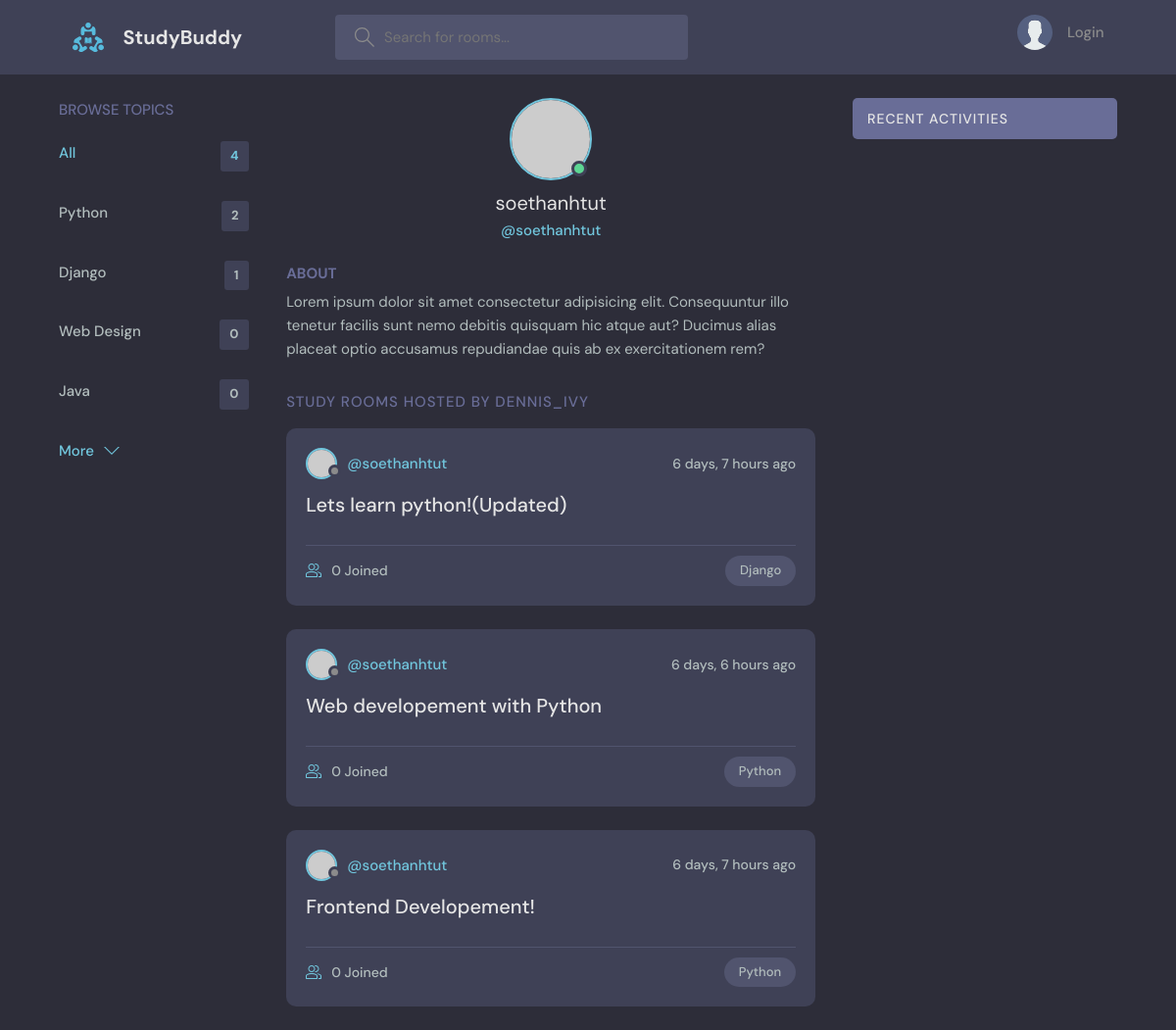
The app's page /profile/1/, older data.
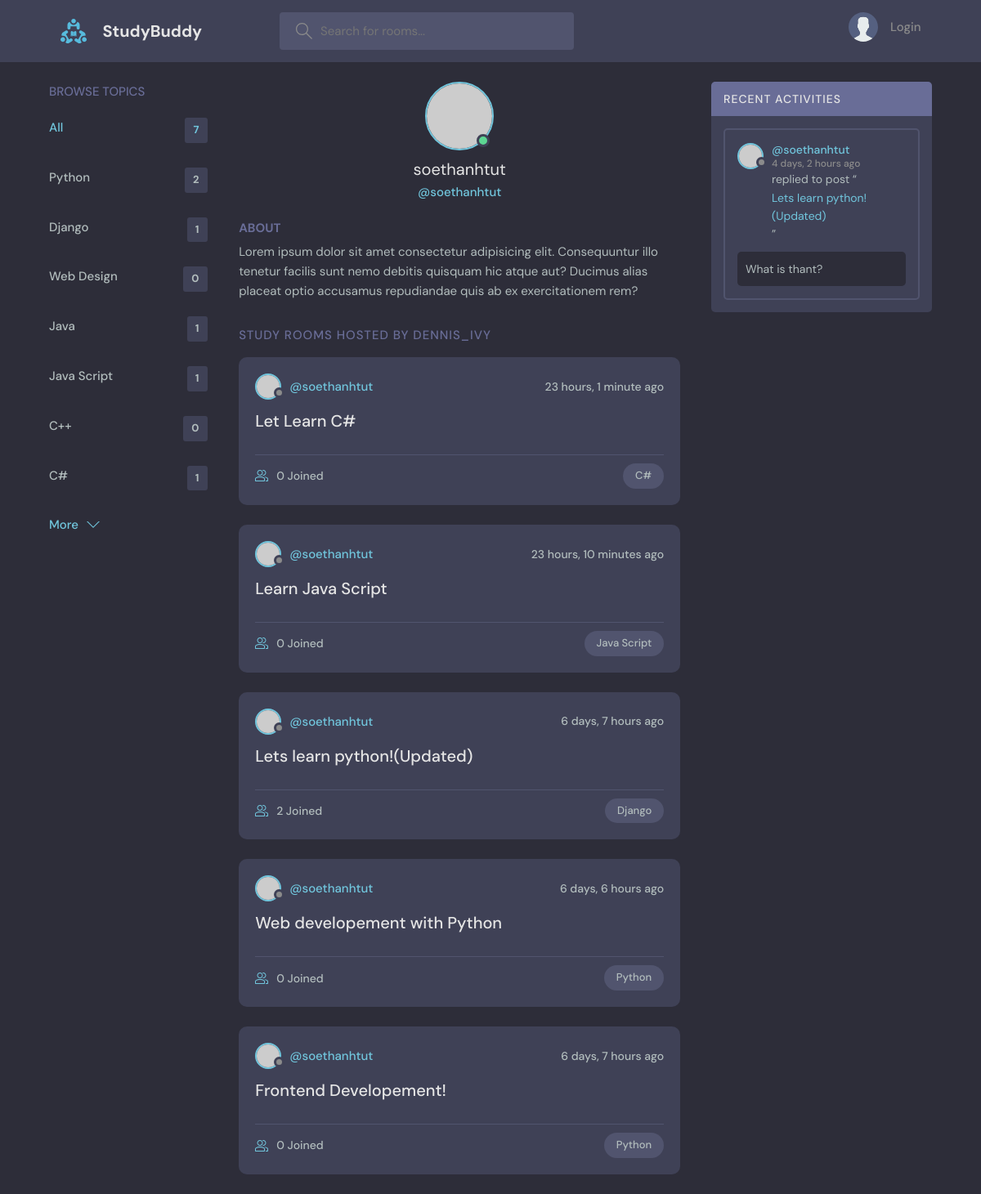
The same page, newer data.
### base/models.py (models this page shows, shortened)
class Topic(models.Model):
    name=models.CharField(max_length=200)

class Room(models.Model):
    host=models.ForeignKey(User,on_delete=models.SET_NULL,null=True)
    topic=models.ForeignKey(Topic,on_delete=models.SET_NULL,null=True)
    name=models.CharField(max_length=200)
    description=models.TextField(null=True,blank=True)
    participants=models.ManyToManyField(User,related_name='participants',blank=True)
    updated=models.DateTimeField(auto_now=True)
    created=models.DateTimeField(auto_now_add=True)
    class Meta:
        ordering=['-updated','-created']
    def __str__(self):
        return self.name

class Message(models.Model):
    user=models.ForeignKey(User,on_delete=models.CASCADE)
    room=models.ForeignKey(Room,on_delete=models.CASCADE)
    body=models.TextField()
    updated=models.DateTimeField(auto_now=True)
    created=models.DateTimeField(auto_now_add=True)
    class Meta:
        ordering=['-updated','-created']

### base/views.py (the view)
# urls.py: path('profile/<int:pk>/',views.user_profile,name='profile'),
def user_profile(request,pk):
    user=User.objects.get(id=pk)
    rooms=user.room_set.all()
    room_message=user.message_set.all()
    topic=Topic.objects.all()
    context={'user':user,'rooms':rooms,'messages':room_message,'topics':topic}
    return render(request,'base/profile.html',context)

### templates/base/profile.html (shortened to what this page needs)
{% extends 'main.html' %} {% block content %}
 <main class="profile-page layout layout--3">
    <div class="container">
     {% include 'base/topic_component.html' %}
      <div class="roomList">
        <div class="profile">
          <div class="profile__avatar">
            <div class="avatar avatar--large active">
              <img src="https://randomuser.me/api/portraits/men/11.jpg" />
            </div>
          </div>
          <div class="profile__info">
            <h3>{{user.username}}</h3>
            <p>@{{user.username}}</p>
          </div>
          <div class="profile__about">
            <h3>About</h3>
            <p>
              Lorem ipsum dolor sit amet consectetur adipisicing elit. Consequuntur illo tenetur
              facilis sunt nemo debitis quisquam hic atque aut? Ducimus alias placeat optio
              accusamus repudiandae quis ab ex exercitationem rem?
            </p>
          </div>
        </div>
        <div class="roomList__header">
          <div>
            <h2>Study Rooms Hosted by dennis_ivy</a>
            </h2>
          </div>
        </div>
        {% include 'base/feed_component.html' %}
      </div>
      {% include 'base/activity_component.html' %}
    </div>
  </main>
  {% endblock content %}

### templates/main.html (shortened to what this page needs)
<!DOCTYPE html>
{% load static %}
<html lang="en">
  <head>
    <link rel="stylesheet" href="{% static 'style/style.css'%}" />
  </head>
  <body>
    {% include 'navbar.html' %} {% block content %}{% endblock content %}
  </body>
</html>

### templates/navbar.html (shortened to what this page needs)
{% load static %}
<header class="header header--loggedIn">
  <div class="container">
    <a href="{% url 'home'%}" class="header__logo">
      <img src="{%  static 'images/logo.svg'%}" />
      <h1>StudyBuddy</h1>
    </a>
    <form action="{% url 'home'%}" method="GET" class="header__search">
      <label>
        <input type="text" name="q" placeholder="Search for rooms..." />
      </label>
    </form>
    <nav class="header__menu">
      {% if request.user.is_authenticated %}
      <div class="header__user">
        <a href="profile.html">
          <div class="avatar avatar--medium active">
            <img src="https://randomuser.me/api/portraits/men/37.jpg" />
          </div>
          <p>{{request.user}} <span>@{{request.user}}</span></p>
        </a>
        <button class="dropdown-button">
          <svg
            version="1.1"
            xmlns="http://www.w3.org/2000/svg"
            width="32"
            height="32"
            viewBox="0 0 32 32"
          >
            <title>chevron-down</title>
            <path d="M16 21l-13-13h-3l16 16 16-16h-3l-13 13z"></path>
          </svg>
        </button>
      </div>
      {% else %}
      <a href="{% url 'login'%}">
        <img src="{%  static 'images/avatar.svg'%}" />
        <p>Login</p>
      </a>
      {% endif %}
    </nav>
  </div>
</header>

### templates/base/topic_component.html
<div class="topics">
  <div class="topics__header">
    <h2>Browse Topics</h2>
  </div>
  <ul class="topics__list">
    <li>
      <a href="{% url 'home' %}" class="active"
        >All <span>{{topics.count}}</span></a
      >
    </li>
    {% for topic in topics %}
    <li>
      <a href="{% url 'home' %}?q={{topic.name}}"
        >{{topic.name}} <span>{{topic.room_set.all.count}}</span></a
      >
    </li>
    {% endfor %}
  </ul>
  <a class="btn btn--link" href="{% url 'topics'%}">
    More
    <svg
      version="1.1"
      xmlns="http://www.w3.org/2000/svg"
      width="32"
      height="32"
      viewBox="0 0 32 32"
    >
      <title>chevron-down</title>
      <path d="M16 21l-13-13h-3l16 16 16-16h-3l-13 13z"></path>
    </svg>
  </a>
</div>

### templates/base/feed_component.html (shortened to what this page needs)
{% for room in rooms %}
<div class="roomListRoom">
  <div class="roomListRoom__header">
    <a href="{% url 'profile' room.host.id%}" class="roomListRoom__author">
      <div class="avatar avatar--small">
        <img src="https://randomuser.me/api/portraits/women/11.jpg" />
      </div>
      <span>@{{room.host.username}}</span>
    </a>
    <div class="roomListRoom__actions">
      <span>{{room.created|timesince}} ago</span>
    </div>
  </div>
  <div class="roomListRoom__content">
    <a href="{% url 'room' room.id %}">{{room.name}}</a>
  </div>
  <div class="roomListRoom__meta">
    <a href="{% url 'room' room.id %}" class="roomListRoom__joined">
      {{room.participants.all.count}} Joined
    </a>
    <p class="roomListRoom__topic">{{room.topic.name}}</p>
  </div>
</div>
{% endfor %}

### templates/base/activity_component.html (shortened to what this page needs)
<div class="activities">
  <div class="activities__header">
    <h2>Recent Activities</h2>
  </div>
  {% for message in messages %}
  <div class="activities__box">
    <div class="activities__boxHeader roomListRoom__header">
      <a href="{% url 'profile' message.user.id%}" class="roomListRoom__author">
        <div class="avatar avatar--small">
          <img src="https://randomuser.me/api/portraits/women/11.jpg" />
        </div>
        <p>
          @{{message.user}}
          <span>{{message.created|timesince}} ago</span>
        </p>
      </a>
    </div>
    <div class="activities__boxContent">
      <p>
        replied to post “<a href="{% url 'room' message.room.id%}"
          >{{message.room}}</a
        >”
      </p>
      <div class="activities__boxRoomContent">{{message.body}}</div>
    </div>
  </div>
  {% endfor %}
</div>

Row changes from the older to the newer data that the page shows:
computed for Topic "Java": room_set.all.count "0" → "1"
added Topic: name "Java Script", room_set.all.count "1"
added Topic: name "C++", room_set.all.count "0"
added Topic: name "C#", room_set.all.count "1"
added Room: host.username "soethanhtut", created "23 hours, 1 minute", name "Let Learn C#", participants.all.count "0", topic.name "C#"
added Room: host.username "soethanhtut", created "23 hours, 10 minutes", name "Learn Java Script", participants.all.count "0", topic.name "Java Script"
changed Room "Lets learn python!(Updated)": participants.all.count "0" → "2"
added Message: user "soethanhtut", created "4 days, 2 hours", room "Lets learn python!(Updated)", body "What is thant?"
Text that changed along with them:
{{ topics.count }}: "4" → "7"
